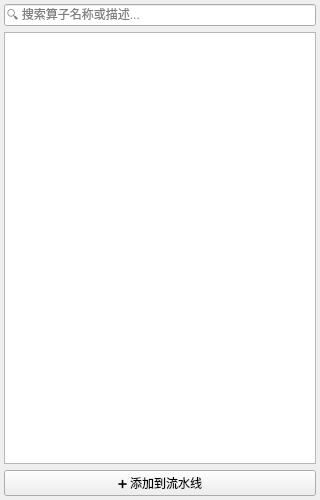
<?xml version="1.0" encoding="UTF-8"?>
<ui version="4.0">
 <class>OperatorTreeWidget</class>
 <widget class="QWidget" name="OperatorTreeWidget">
  <property name="geometry">
   <rect>
    <x>0</x>
    <y>0</y>
    <width>320</width>
    <height>500</height>
   </rect>
  </property>
  <property name="windowTitle">
   <string>算子库 (Operators)</string>
  </property>
  <layout class="QVBoxLayout" name="verticalLayout">
   <property name="leftMargin">
    <number>4</number>
   </property>
   <property name="topMargin">
    <number>4</number>
   </property>
   <property name="rightMargin">
    <number>4</number>
   </property>
   <property name="bottomMargin">
    <number>4</number>
   </property>
   <item>
    <widget class="QLineEdit" name="editSearch">
     <property name="placeholderText">
      <string>🔍 搜索算子名称或描述...</string>
     </property>
     <property name="clearButtonEnabled">
      <bool>true</bool>
     </property>
    </widget>
   </item>
   <item>
    <widget class="QTreeWidget" name="treeOperators">
     <property name="headerHidden">
      <bool>true</bool>
     </property>
     <property name="animated">
      <bool>true</bool>
     </property>
     <column>
      <property name="text">
       <string notr="true">1</string>
      </property>
     </column>
    </widget>
   </item>
   <item>
    <layout class="QHBoxLayout" name="bottomBtnLayout">
     <item>
      <widget class="QPushButton" name="btnAddOperator">
       <property name="text">
        <string>➕ 添加到流水线</string>
       </property>
      </widget>
     </item>
    </layout>
   </item>
  </layout>
 </widget>
 <resources/>
 <connections/>
</ui>
